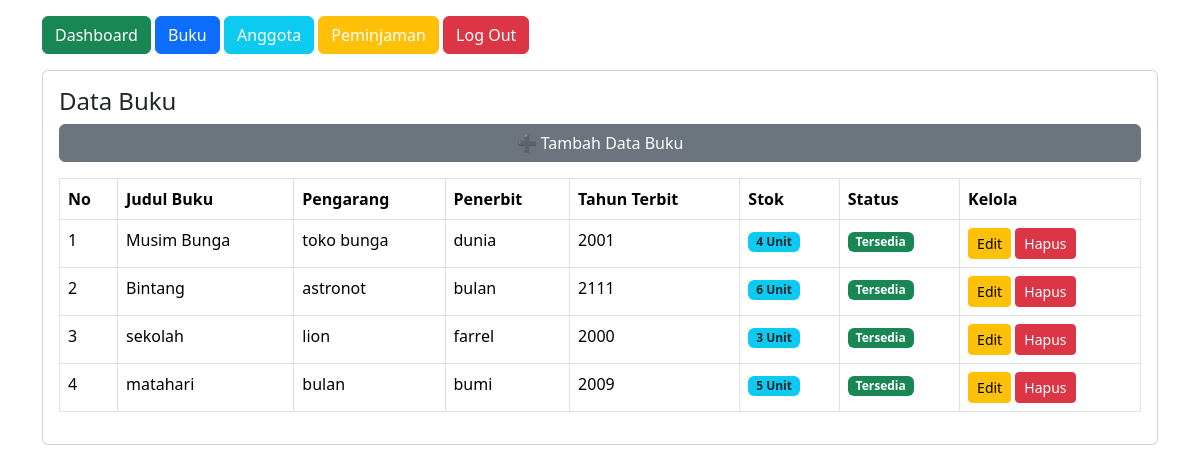
The app's page /admin/dashboard.php?halaman=data_buku (signed in) with its own data.
### tables this page shows
CREATE TABLE `buku` (
  `id_buku` int(11) NOT NULL,
  `judul_buku` varchar(100) NOT NULL,
  `pengarang` varchar(100) NOT NULL,
  `penerbit` varchar(100) NOT NULL,
  `tahun_terbit` year(4) NOT NULL,
  `status` enum('tersedia','tidak') NOT NULL,
  `stok` int(11) NOT NULL
);

### Admin/data_buku.php (the view)
<h4>Data Buku</h4>
<a href="?halaman=input_buku" class="btn btn-secondary">
    ➕ Tambah Data Buku
</a>
<table class="table table-bordered mt-3">
    <tr class="fw-bold bg-light">
        <td>No</td>
        <td>Judul Buku</td>
        <td>Pengarang</td>
        <td>Penerbit</td>
        <td>Tahun Terbit</td>
        <td>Stok</td> <td>Status</td>
        <td>Kelola</td>
    </tr>
    <?php
    $no = 1;
    include'../koneksi.php';
    $query  = "SELECT*FROM buku ORDER BY id_buku DESC";
    $data   = mysqli_query($koneksi, $query);
    foreach($data as $buku){ ?>
    <tr>
        <td><?= $no++; ?></td>
        <td><?= $buku['judul_buku'] ?></td>
        <td><?= $buku['pengarang'] ?></td>
        <td><?= $buku['penerbit'] ?></td>
        <td><?= $buku['tahun_terbit'] ?></td>
        <td>
            <span class="badge bg-info text-dark"><?= $buku['stok'] ?> Unit</span>
        </td>
        <td>
            <?php if($buku['stok'] > 0) { ?>
                <span class="badge bg-success">Tersedia</span>
            <?php } else { ?>
                <span class="badge bg-danger">Habis</span>
            <?php } ?>
        </td>
        <td>
            <a class="btn btn-warning btn-sm" href="?halaman=edit_buku&id=<?= $buku['id_buku'] ?>">Edit</a>
            <a class="btn btn-danger btn-sm" onclick="return confirm('Yakin data dihapus?')" href="?halaman=hapus_buku&id=<?= $buku['id_buku'] ?>">Hapus</a>
        </td>
    </tr>
   <?php } ?>
</table>

### records on screen
buku: judul_buku "Musim Bunga", pengarang "toko bunga", penerbit "dunia", tahun_terbit "2001", stok "4", shows "Tersedia"
buku: judul_buku "Bintang", pengarang "astronot", penerbit "bulan", tahun_terbit "2111", stok "6", shows "Tersedia"
buku: judul_buku "sekolah", pengarang "lion", penerbit "farrel", tahun_terbit "2000", stok "3", shows "Tersedia"
buku: judul_buku "matahari", pengarang "bulan", penerbit "bumi", tahun_terbit "2009", stok "5", shows "Tersedia"
